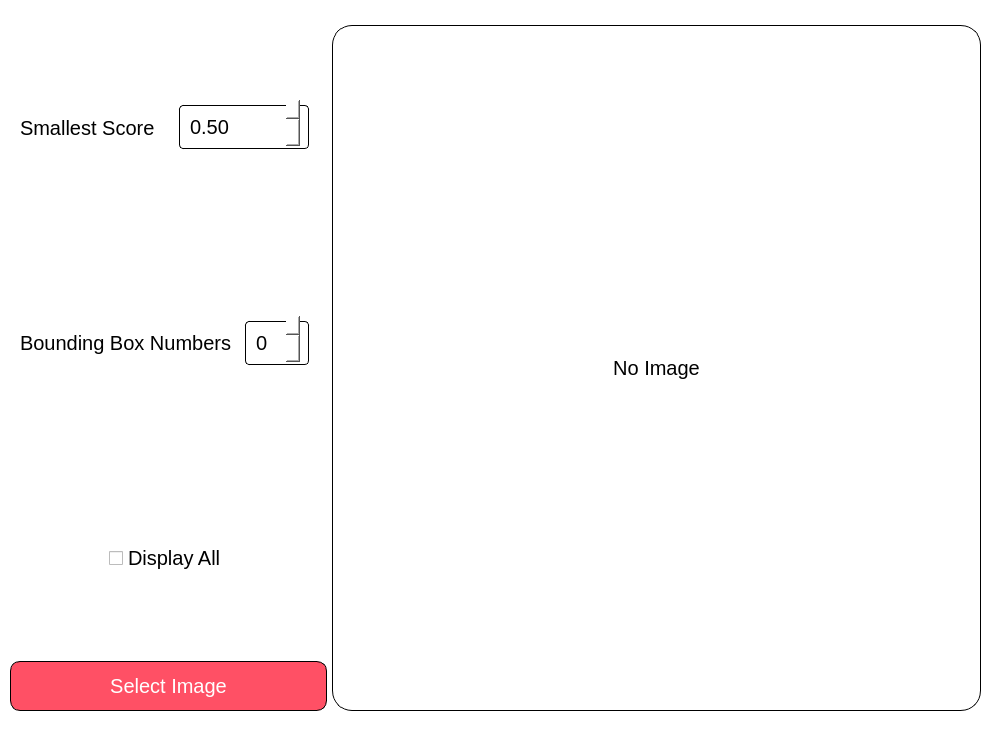
<?xml version="1.0" encoding="UTF-8"?>
<ui version="4.0">
 <class>deep_fish_window</class>
 <widget class="QMainWindow" name="deep_fish_window">
  <property name="geometry">
   <rect>
    <x>0</x>
    <y>0</y>
    <width>1006</width>
    <height>736</height>
   </rect>
  </property>
  <property name="windowTitle">
   <string>MainWindow</string>
  </property>
  <property name="styleSheet">
   <string notr="true">#deep_fish_window{
	background-color: #FFFFFF;
}

*{
	color: #000000;
}

QFrame{
	border: none;
}
QLabel{
	font-size: 20px;
}

QCheckBox{
	font-size: 20px;
}

QPushButton{
	font-size: 20px;
	border: 1px solid;
	border-radius: 10px;
	color: white;
	background-color: rgba(255, 34, 61, 202);
}

QPushButton:hover{
	border: 2px solid;
	font-weight: 900;
}

QDoubleSpinBox{
	font-size: 20px;
	border: 0.5px solid;
	border-radius: 4px;
	padding: 8px;
	margin: 8px;
	background-color: #FFFFFF;
}

QDoubleSpinBox:focus{
	border: 1px solid;
}

QSpinBox:focus{
	border: 1px solid;
}

QSpinBox{
	font-size: 20px;
	border: 0.5px solid;
	border-radius: 4px;
	padding: 8px;
	margin: 8px;
	background-color: #FFFFFF;
}

#image_frame{
	border: 1px solid;
	border-radius: 20px;
}</string>
  </property>
  <widget class="QWidget" name="centralwidget">
   <layout class="QHBoxLayout" name="horizontalLayout">
    <property name="spacing">
     <number>5</number>
    </property>
    <property name="leftMargin">
     <number>10</number>
    </property>
    <property name="topMargin">
     <number>25</number>
    </property>
    <property name="rightMargin">
     <number>25</number>
    </property>
    <property name="bottomMargin">
     <number>25</number>
    </property>
    <item>
     <widget class="QFrame" name="control_frame">
      <property name="maximumSize">
       <size>
        <width>500</width>
        <height>16777215</height>
       </size>
      </property>
      <property name="frameShape">
       <enum>QFrame::StyledPanel</enum>
      </property>
      <property name="frameShadow">
       <enum>QFrame::Raised</enum>
      </property>
      <layout class="QVBoxLayout" name="verticalLayout">
       <property name="spacing">
        <number>0</number>
       </property>
       <property name="leftMargin">
        <number>0</number>
       </property>
       <property name="topMargin">
        <number>0</number>
       </property>
       <property name="rightMargin">
        <number>0</number>
       </property>
       <property name="bottomMargin">
        <number>0</number>
       </property>
       <item>
        <widget class="QFrame" name="control_inner_frame">
         <property name="frameShape">
          <enum>QFrame::StyledPanel</enum>
         </property>
         <property name="frameShadow">
          <enum>QFrame::Raised</enum>
         </property>
         <layout class="QVBoxLayout" name="verticalLayout_2">
          <property name="spacing">
           <number>10</number>
          </property>
          <property name="leftMargin">
           <number>10</number>
          </property>
          <property name="topMargin">
           <number>0</number>
          </property>
          <property name="rightMargin">
           <number>10</number>
          </property>
          <property name="bottomMargin">
           <number>0</number>
          </property>
          <item>
           <widget class="QFrame" name="smallest_score_frame">
            <property name="frameShape">
             <enum>QFrame::StyledPanel</enum>
            </property>
            <property name="frameShadow">
             <enum>QFrame::Raised</enum>
            </property>
            <layout class="QHBoxLayout" name="horizontalLayout_3">
             <property name="spacing">
              <number>5</number>
             </property>
             <property name="leftMargin">
              <number>0</number>
             </property>
             <property name="topMargin">
              <number>0</number>
             </property>
             <property name="rightMargin">
              <number>0</number>
             </property>
             <property name="bottomMargin">
              <number>0</number>
             </property>
             <item alignment="Qt::AlignLeft">
              <widget class="QLabel" name="smallest_score_label">
               <property name="text">
                <string>Smallest Score</string>
               </property>
              </widget>
             </item>
             <item>
              <widget class="QDoubleSpinBox" name="smallest_score_spinbox">
               <property name="cursor">
                <cursorShape>PointingHandCursor</cursorShape>
               </property>
               <property name="maximum">
                <double>1.000000000000000</double>
               </property>
               <property name="singleStep">
                <double>0.100000000000000</double>
               </property>
               <property name="value">
                <double>0.500000000000000</double>
               </property>
              </widget>
             </item>
            </layout>
           </widget>
          </item>
          <item>
           <widget class="QFrame" name="bounding_box_number_frame">
            <property name="frameShape">
             <enum>QFrame::StyledPanel</enum>
            </property>
            <property name="frameShadow">
             <enum>QFrame::Raised</enum>
            </property>
            <layout class="QHBoxLayout" name="horizontalLayout_4">
             <property name="spacing">
              <number>5</number>
             </property>
             <property name="leftMargin">
              <number>0</number>
             </property>
             <property name="topMargin">
              <number>0</number>
             </property>
             <property name="rightMargin">
              <number>0</number>
             </property>
             <property name="bottomMargin">
              <number>0</number>
             </property>
             <item alignment="Qt::AlignLeft">
              <widget class="QLabel" name="bounding_box_number_label">
               <property name="text">
                <string>Bounding Box Numbers</string>
               </property>
              </widget>
             </item>
             <item>
              <widget class="QSpinBox" name="bounding_box_number_spinbox">
               <property name="cursor">
                <cursorShape>PointingHandCursor</cursorShape>
               </property>
               <property name="maximum">
                <number>10</number>
               </property>
              </widget>
             </item>
            </layout>
           </widget>
          </item>
          <item>
           <widget class="QFrame" name="display_all_frame">
            <property name="frameShape">
             <enum>QFrame::StyledPanel</enum>
            </property>
            <property name="frameShadow">
             <enum>QFrame::Raised</enum>
            </property>
            <layout class="QHBoxLayout" name="horizontalLayout_5">
             <property name="spacing">
              <number>5</number>
             </property>
             <property name="leftMargin">
              <number>0</number>
             </property>
             <property name="topMargin">
              <number>0</number>
             </property>
             <property name="rightMargin">
              <number>0</number>
             </property>
             <property name="bottomMargin">
              <number>0</number>
             </property>
             <item alignment="Qt::AlignHCenter">
              <widget class="QCheckBox" name="display_all_check_box">
               <property name="cursor">
                <cursorShape>PointingHandCursor</cursorShape>
               </property>
               <property name="text">
                <string>Display All</string>
               </property>
              </widget>
             </item>
            </layout>
           </widget>
          </item>
         </layout>
        </widget>
       </item>
       <item>
        <widget class="QPushButton" name="select_image_button">
         <property name="minimumSize">
          <size>
           <width>0</width>
           <height>50</height>
          </size>
         </property>
         <property name="maximumSize">
          <size>
           <width>16777215</width>
           <height>16777215</height>
          </size>
         </property>
         <property name="cursor">
          <cursorShape>PointingHandCursor</cursorShape>
         </property>
         <property name="text">
          <string>Select Image</string>
         </property>
        </widget>
       </item>
      </layout>
     </widget>
    </item>
    <item>
     <widget class="QFrame" name="image_frame">
      <property name="minimumSize">
       <size>
        <width>0</width>
        <height>0</height>
       </size>
      </property>
      <property name="frameShape">
       <enum>QFrame::StyledPanel</enum>
      </property>
      <property name="frameShadow">
       <enum>QFrame::Raised</enum>
      </property>
      <layout class="QHBoxLayout" name="horizontalLayout_2">
       <property name="spacing">
        <number>5</number>
       </property>
       <property name="leftMargin">
        <number>0</number>
       </property>
       <property name="topMargin">
        <number>0</number>
       </property>
       <property name="rightMargin">
        <number>0</number>
       </property>
       <property name="bottomMargin">
        <number>0</number>
       </property>
       <item>
        <widget class="QLabel" name="image_label">
         <property name="sizePolicy">
          <sizepolicy hsizetype="Expanding" vsizetype="Preferred">
           <horstretch>0</horstretch>
           <verstretch>0</verstretch>
          </sizepolicy>
         </property>
         <property name="minimumSize">
          <size>
           <width>510</width>
           <height>0</height>
          </size>
         </property>
         <property name="text">
          <string>No Image</string>
         </property>
         <property name="alignment">
          <set>Qt::AlignCenter</set>
         </property>
        </widget>
       </item>
      </layout>
     </widget>
    </item>
   </layout>
  </widget>
 </widget>
 <resources/>
 <connections/>
</ui>
